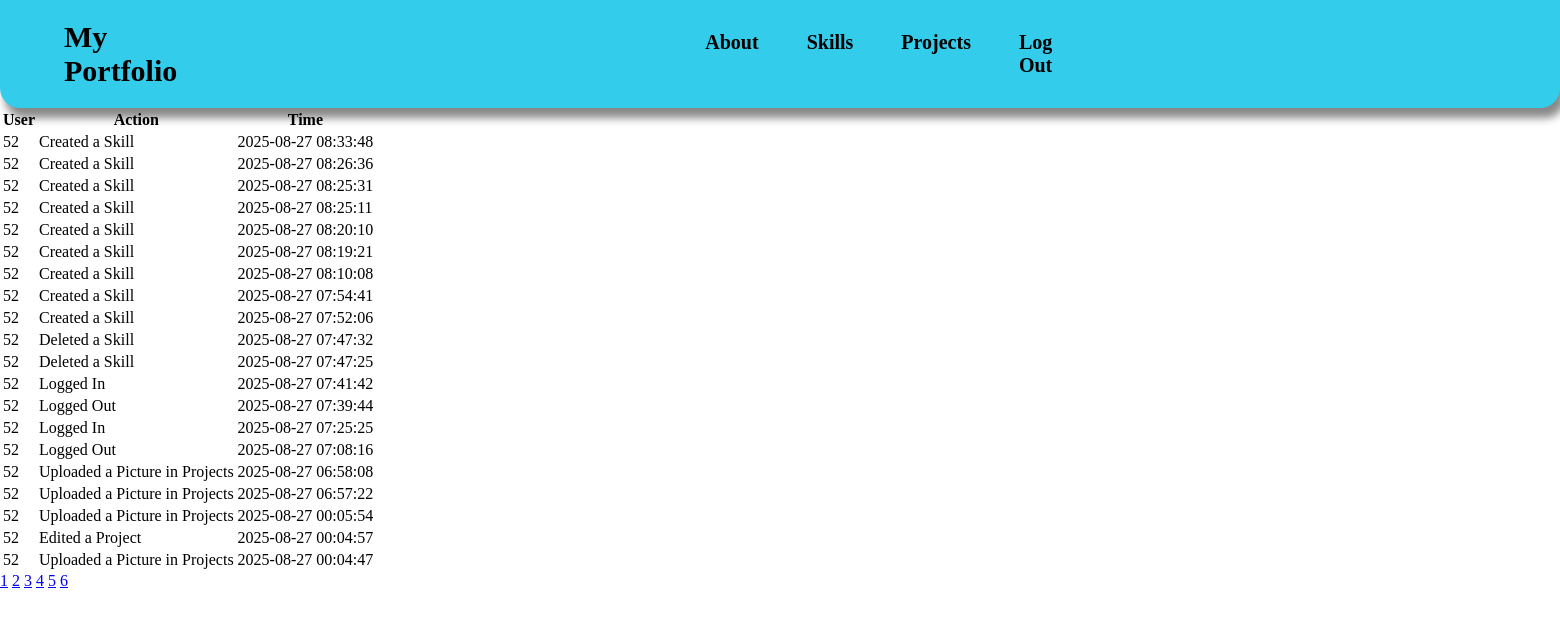
Screenshot of /php/logs.php with the database file from the repository.
### tables this page shows
CREATE TABLE `logs` (
  `id` int(11) NOT NULL,
  `user_id` int(255) NOT NULL,
  `action` text NOT NULL,
  `timestamp` timestamp NOT NULL DEFAULT current_timestamp() ON UPDATE current_timestamp()
);

### php/logs.php (the view, shortened to what this page needs)
<!DOCTYPE html>
<html lang="en">
<head>
    <link rel="stylesheet" href="../css/logs.css">
</head>
<body>
    <?php
    require_once "config.php";
    ?>
    <div class="header">
        <div class="header_container">
            <div class="nav_bar">
                <h1 class="header_title"> <a href="/my_portfolio/php/dashboard.php"> My Portfolio </a> </h1>
                <nav class="header_text">
                    <ul>
                        <li> <a href="../admin/about/about.php"> About </a> </li>
                        <li id="skills"> <a href="../admin/skills/skills.php"> Skills </a> </li>
                        <li id="projects"> <a href="../admin/projects/projects.php"> Projects </a> </li>
                        <li> <a href="/my_portfolio/php/logout.php" onclick="return confirm('Are you sure you want to Log Out?')"> Log Out </a> </li>
                    </ul>
                </nav>
            </div>
        </div>
    </div>
    <div id="table" class="activity_log_data_table">
        <table class="styled_table" id="data">
            <thead>
                <tr>
                    <th> User </th>
                    <th> Action </th>
                    <th> Time </th>
                </tr>
            </thead>
            <?php
                $query = "SELECT * FROM logs ORDER BY timestamp DESC ";
                $result = mysqli_query($conn, $query);
                if(mysqli_num_rows($result)>0) {
                    while($row = mysqli_fetch_assoc($result)) {
            ?>
            <tbody>
                <tr>
                    <td> <?php echo $row['user_id']; ?> </td>
                    <td> <?php echo $row['action']; ?> </td>
                    <td> <?php echo $row['timestamp']; ?> </td>
                <?php
                    }
                } else {
                    echo '<tr> <td colspan="3" id="add">' , "Nothing in the Logs" , "</td>" , "</tr>";
                }
            ?>
                </tr>
            </tbody>
        </table>
    </div>
</body>
</html>

### css/logs.css (style rules this page uses)
body { min-height: 100vh; width: 100%; margin: 0; padding: 0; box-sizing: border-box; overflow-x: hidden; }
h1 a { display: inline-flex; text-decoration: none; color: black; }
.header { background-color: #34cceb; border-radius: 0px 0px 20px 20px; box-shadow: 5px 10px 8px #888888; }
.header_container { display: inline-block; width: 100% }
.nav_bar { display: inline-flex; align-items: center; gap: 33rem; }
.header_text { font-weight: 700; font-size: 20px; padding: 0; }
.header_text li { list-style: none; display: flex; }
ul { gap: 3rem; display: inline-flex; padding: 0; }
.header_text li a { text-decoration: none; color: black; }
.header_title { font-size: 30px; display: flex; justify-content: flex-start; padding: 0 0 0 4rem; }

### rows the page displays
logs: user "52", action "Created a Skill", timestamp "2025-08-27 08:33:48"
logs: user "52", action "Created a Skill", timestamp "2025-08-27 08:26:36"
logs: user "52", action "Created a Skill", timestamp "2025-08-27 08:25:31"
logs: user "52", action "Created a Skill", timestamp "2025-08-27 08:25:11"
logs: user "52", action "Created a Skill", timestamp "2025-08-27 08:20:10"
logs: user "52", action "Created a Skill", timestamp "2025-08-27 08:19:21"
logs: user "52", action "Created a Skill", timestamp "2025-08-27 08:10:08"
logs: user "52", action "Created a Skill", timestamp "2025-08-27 07:54:41"
logs: user "52", action "Created a Skill", timestamp "2025-08-27 07:52:06"
logs: user "52", action "Deleted a Skill", timestamp "2025-08-27 07:47:32"
logs: user "52", action "Deleted a Skill", timestamp "2025-08-27 07:47:25"
logs: user "52", action "Logged In", timestamp "2025-08-27 07:41:42"
logs: user "52", action "Logged Out", timestamp "2025-08-27 07:39:44"
logs: user "52", action "Logged In", timestamp "2025-08-27 07:25:25"
logs: user "52", action "Logged Out", timestamp "2025-08-27 07:08:16"
logs: user "52", action "Uploaded a Picture in Projects", timestamp "2025-08-27 06:58:08"
logs: user "52", action "Uploaded a Picture in Projects", timestamp "2025-08-27 06:57:22"
logs: user "52", action "Uploaded a Picture in Projects", timestamp "2025-08-27 00:05:54"
logs: user "52", action "Edited a Project", timestamp "2025-08-27 00:04:57"
logs: user "52", action "Uploaded a Picture in Projects", timestamp "2025-08-27 00:04:47"
